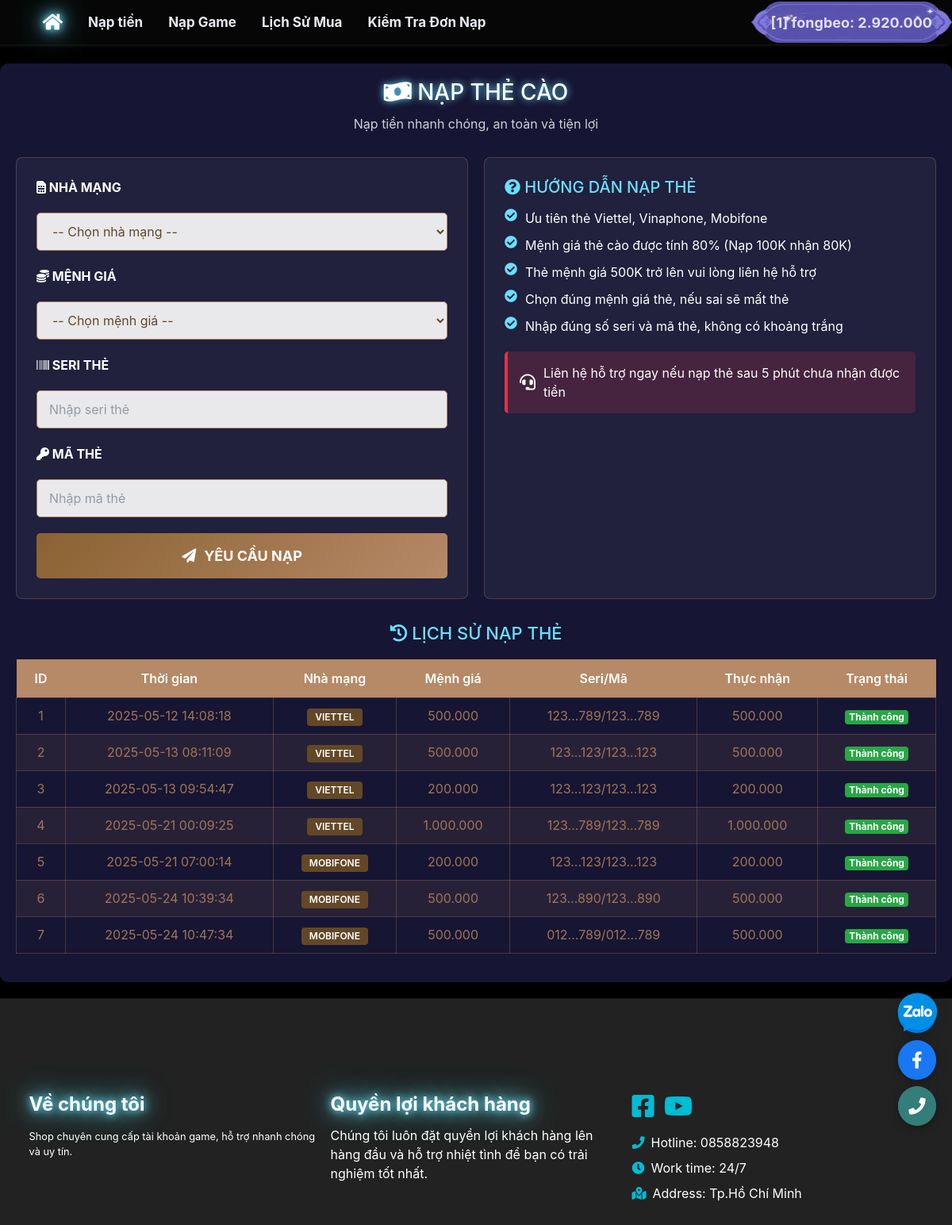
/public/client/Recharge.php (signed in), run on the app's committed database.
### tables this page shows
CREATE TABLE `users` (
  `id` int(11) NOT NULL,
  `username` varchar(255) DEFAULT NULL,
  `password` varchar(255) DEFAULT NULL,
  `token` varchar(255) DEFAULT NULL,
  `money` int(11) DEFAULT 0,
  `level` varchar(255) DEFAULT NULL,
  `banned` int(11) DEFAULT 0,
  `createdate` datetime DEFAULT NULL,
  `email` varchar(255) DEFAULT NULL,
  `total_money` int(11) DEFAULT 0
);

CREATE TABLE `cards` (
  `id` int(11) NOT NULL,
  `code` varchar(32) DEFAULT NULL,
  `username` varchar(255) NOT NULL,
  `loaithe` varchar(32) NOT NULL,
  `menhgia` int(11) NOT NULL,
  `thucnhan` int(11) DEFAULT 0,
  `seri` text DEFAULT NULL,
  `pin` text DEFAULT NULL,
  `createdate` datetime NOT NULL,
  `status` varchar(32) NOT NULL,
  `note` text DEFAULT NULL,
  `deletedate` varchar(255) DEFAULT NULL
);

### config/config.php (called while the page is built, shortened)
<?php
require_once(__DIR__ . "/function.php");
?>
<?php
class CMSNT
{
    private $ketnoi;
    function connect()
    {
        if (!$this->ketnoi)
        {
            $this->ketnoi = mysqli_connect('localhost', 'root', '', 'shopgame') or die ('Chưa kết nối đến DATABASE');
            mysqli_query($this->ketnoi, "set names 'utf8'");
        }
    }
    function get_list($sql)
    {
        $result = mysqli_query($this->ketnoi, $sql);
        $return = array();
        while ($row = mysqli_fetch_assoc($result))
        {
            $return[] = $row;
        }
        return $return;
    }
    function get_row($sql)
    {
        $result = mysqli_query($this->ketnoi, $sql);
        $row = mysqli_fetch_assoc($result);
        if ($row)
        {
            return $row;
        }
        return false;
    }
}
if(isset($_SESSION['username']))
{
    $CMSNT = new CMSNT;
    $getUser = $CMSNT->get_row(" SELECT * FROM users WHERE username = '".$_SESSION['username']."' ");
}
else
{
    $my_level = NULL;
    $my_money = 0;
}

### public/client/Recharge.php (the view, shortened to what this page needs)
<?php
    require_once("../../config/config.php");
    require_once("../../config/function.php");
    require_once("../../public/client/Header.php");
    require_once("../../public/client/Nav.php");
?>
<div class="recharge-container">
    <div class="recharge-header">
        <h2><i class="fas fa-money-bill-wave"></i> NẠP THẺ CÀO</h2>
        <p>Nạp tiền nhanh chóng, an toàn và tiện lợi</p>
    </div>
    <div class="recharge-form-container">
        <div class="recharge-form">
            <div class="form-group">
                <label for="loaithe"><i class="fas fa-sim-card"></i> NHÀ MẠNG</label>
                <select class="form-control" id="loaithe" required>
                    <option value="">-- Chọn nhà mạng --</option>
                </select>
            </div>
            <div class="form-group">
                <label for="menhgia"><i class="fas fa-coins"></i> MỆNH GIÁ</label>
                <select class="form-control" id="menhgia" required>
                    <option value="">-- Chọn mệnh giá --</option>
                </select>
            </div>
            <div class="form-group">
                <label for="seri"><i class="fas fa-barcode"></i> SERI THẺ</label>
                <input type="text" class="form-control" id="seri" placeholder="Nhập seri thẻ">
            </div>
            <div class="form-group">
                <label for="pin"><i class="fas fa-key"></i> MÃ THẺ</label>
                <input type="text" class="form-control" id="pin" placeholder="Nhập mã thẻ">
            </div>
            <button id="NapThe" class="btn-recharge">
                <i class="fas fa-paper-plane"></i> YÊU CẦU NẠP
            </button>
        </div>
        <div class="recharge-guide">
            <h3><i class="fas fa-question-circle"></i> HƯỚNG DẪN NẠP THẺ</h3>
            <ul class="guide-list">
                <li><i class="fas fa-check-circle"></i> Ưu tiên thẻ Viettel, Vinaphone, Mobifone</li>
                <li><i class="fas fa-check-circle"></i> Mệnh giá thẻ cào được tính 80% (Nạp 100K nhận 80K)</li>
                <li><i class="fas fa-check-circle"></i> Thẻ mệnh giá 500K trở lên vui lòng liên hệ hỗ trợ</li>
                <li><i class="fas fa-check-circle"></i> Chọn đúng mệnh giá thẻ, nếu sai sẽ mất thẻ</li>
                <li><i class="fas fa-check-circle"></i> Nhập đúng số seri và mã thẻ, không có khoảng trắng</li>
            </ul>
            <div class="support-notice">
                <i class="fas fa-headset"></i> Liên hệ hỗ trợ ngay nếu nạp thẻ sau 5 phút chưa nhận được tiền
            </div>
        </div>
    </div>
    <div class="recharge-history">
        <h3><i class="fas fa-history"></i> LỊCH SỬ NẠP THẺ</h3>
        <div class="table-responsive">
            <table id="datatable" class="table table-hover">
                <thead>
                    <tr>
                        <th>ID</th>
                        <th>Thời gian</th>
                        <th>Nhà mạng</th>
                        <th>Mệnh giá</th>
                        <th>Seri/Mã</th>
                        <th>Thực nhận</th>
                        <th>Trạng thái</th>
                    </tr>
                </thead>
                <tbody>
                    <?php
                    $i = 1;
                    foreach($CMSNT->get_list(" SELECT * FROM `cards` WHERE `username` = '".$getUser['username']."' ORDER BY id ASC ") as $row){
                    ?>
                    <tr>
                        <td><?=$i++;?></td>
                        <td><?=$row['createdate'];?></td>
                        <td><span class="badge badge-carrier"><?=$row['loaithe'];?></span></td>
                        <td><?=format_cash($row['menhgia']);?></td>
                        <td><?=substr($row['seri'], 0, 3).'...'.substr($row['seri'], -3);?>/<?=substr($row['pin'], 0, 3).'...'.substr($row['pin'], -3);?></td>
                        <td><?=format_cash($row['thucnhan']);?></td>
                        <td><?=status($row['status']);?></td>
                    </tr>
                    <?php }?>
                </tbody>
            </table>
        </div>
    </div>
</div>
<?php
    require_once("../../public/client/Footer.php");
?>

### public/client/Nav.php (shortened to what this page needs)
<?php
require_once(__DIR__ . "/Header.php")
?>
<div class="wrapper">
    <nav class="main-header navbar navbar-expand-md nav-header mb-4">
        <div class="container">
            <div class="collapse navbar-collapse order-3" id="navbarCollapse">
                <ul class="navbar-nav">
                    <li class="nav-item">
                        <a href="/index.php" class="nav-link menu-header shine-active"><i class="ficon fa-lg fa fa-home"></i></a>
                    </li>
                    <li class="nav-item dropdown" id="topUp_balance">
                        <a href="#" data-toggle="dropdown" aria-haspopup="true" aria-expanded="false" class="nav-link dropdown-toggle menu-header ">Nạp tiền</a>
                    </li>
                    <?php
                        $recharge_category = $CMSNT->get_row("SELECT * FROM category WHERE title = 'DỊCH VỤ NẠP GAME'");
                        $recharge_anchor = $recharge_category ? strtolower(str_replace(' ', '_', $recharge_category['title'])) : 'recharge_service';
                    ?>
                    <li class="nav-item">
                        <a href="../../index.php#<?=$recharge_anchor?>" class="nav-link menu-header">Nạp Game</a>
                    </li>
                    <li class="nav-item dropdown">
                        <a href="#" data-toggle="dropdown" aria-haspopup="true" aria-expanded="false" class="nav-link dropdown-toggle menu-header">Lịch Sử Mua</a>
                    </li>
                    <li class="nav-item">
                         <a href="<?= empty($_SESSION['username']) ? '/public/client/Login.php' : '/public/client/HistoryRecharge.php'; ?>" class="nav-link menu-header">Kiểm Tra Đơn Nạp</a>
                    </li>
                </ul>
            </div>
            <ul class="order-1 order-md-3 navbar-nav navbar-no-expand ml-auto" style="position: absolute;right: 0px;">
                <?php if(empty($_SESSION['username'])) { ?>
                    <li class="nav-item">
                        <a href="/public/client/Register.php"><button class="btn-pretty">Đăng ký</button></a>
                    </li>
                    <li class="nav-item">
                        <a href="/public/client/Login.php"><button class="btn-pretty">Đăng nhập</button></a>
                    </li>
                <?php } else {?>
                    <li class="nav-item">
                        <span class="mt-2">
                            <a href="#" class="dropdown-toggle" data-toggle="dropdown" aria-haspopup="true" aria-expanded="false">
                                <button class="btn-pretty-user">
                                    [<?= $getUser['id']; ?>] <?= $_SESSION['username']; ?>: <?= format_cash($getUser['money']); ?>
                                </button>
                            </a>
                        </span>
                    </li>
                <?php }?>
            </ul>
        </div>
    </nav>

### config/function.php (shortened to what this page needs)
<?php
function format_cash($price)
{
    return str_replace(",", ".", number_format($price));
}
function status($data)
{
    if ($data == 'xuly'){
        $show = '<span class="badge badge-info">Đang xử lý</span>';
    }
    else if ($data == 'hoantat'){
        $show = '<span class="badge badge-success">Hoàn tất</span>';
    }
    else if ($data == 'hoanthanh'){
        $show = '<span class="badge badge-success">Thành công</span>';
    }
    return $show;
}

### styles/styles1.css (style rules this page uses)
body { background: #000 url(https://pbs.twimg.com/media/GjRPWT7acAArpEw?format=jpg&name=small) no-repeat fixed; background-size: cover; }
.nav-header { background-color: rgb(8 8 8 / 79%); }
.main-header { position: sticky; top: 0; box-shadow: 3px 3px 8px rgb(0 0 0 / 23%), -5px -5px 8px #fdfcfc; font-size: 17px; }
.menu-header { color: #e9ebf1; font-weight: bold; }
.shine-active { text-shadow: 0 0 10px #69e0ff, 0 0 20px #69e0ff, 0 0 40px #69e0ff; color: #fff; font-weight: bold; font-size: 17px; }
table, th, td { border-bottom: 1px solid #E2E2E2; }
th, td { border: 1px solid rgb(215 201 189) !important; color: rgb(161 117 84); }
.dropdown-toggle::after { display: none; }

### public/client/Nav.php (style rules this page uses)
.btn-pretty-user { display: inline-flex; align-items: center; justify-content: center; padding: 0 25px; height: 52px; font-size: 18px; font-weight: bold; color: #e4defe; white-space: nowrap; background: url(/assets/img/genshi/img/btn_pretty.webp) no-repeat center center; background-size: 100% 100%; border: none; border-radius: 6px; }

### public/client/Recharge.php (style rules this page uses)
.recharge-container { max-width: 1200px; margin: 20px auto; padding: 20px; background: rgba(27, 25, 60, 0.85); border-radius: 10px; box-shadow: 0 5px 25px rgba(0,0,0,0.2); }
.recharge-header { text-align: center; margin-bottom: 30px; color: #fff; }
.recharge-header h2 { font-size: 28px; margin-bottom: 10px; text-shadow: 0 0 10px #69e0ff; }
.recharge-header p { font-size: 16px; opacity: 0.8; }
.recharge-form-container { display: flex; gap: 20px; margin-bottom: 30px; }
.recharge-form { flex: 1; background: rgba(255,255,255,0.05); padding: 25px; border-radius: 8px; border: 1px solid rgba(182, 137, 103, 0.3); }
.recharge-guide { flex: 1; background: rgba(255,255,255,0.05); padding: 25px; border-radius: 8px; border: 1px solid rgba(182, 137, 103, 0.3); }
.recharge-guide h3 { color: #69e0ff; margin-bottom: 15px; font-size: 20px; }
.guide-list { list-style: none; padding: 0; margin-bottom: 20px; }
.guide-list li { margin-bottom: 10px; color: #fff; display: flex; align-items: flex-start; }
.guide-list i { margin-right: 10px; color: #69e0ff; }
.support-notice { background: rgba(220, 53, 69, 0.2); border-left: 4px solid #dc3545; padding: 15px; border-radius: 5px; color: #fff; display: flex; align-items: center; }
.support-notice i { margin-right: 10px; font-size: 20px; }
.form-group { margin-bottom: 20px; }
.form-group label { display: block; margin-bottom: 20px; color: #fff; font-weight: 500; }
.form-control { width: 100%; padding: 12px 15px; background: rgba(255,255,255,0.9); border: 1px solid #b68967; border-radius: 5px; color: #634827; font-size: 16px; transition: all 0.3s; height: 48px; }
.btn-recharge { width: 100%; padding: 15px; background: linear-gradient(135deg, #8a6232, #b68967); border: none; border-radius: 5px; color: white; font-size: 18px; font-weight: bold; cursor: pointer; transition: all 0.3s; display: flex; align-items: center; justify-content: center; gap: 10px; margin-top: 20px; }
.recharge-history { margin-top: 30px; }
.recharge-history h3 { color: #69e0ff; margin-bottom: 20px; font-size: 22px; text-align: center; }
#datatable { width: 100% !important; color: #fff; }
#datatable thead th { background-color: #b68967; color: white; font-weight: 600; border: none !important; padding: 12px 15px; text-align: center; }
#datatable tbody td { border-color: rgba(182, 137, 103, 0.3) !important; padding: 10px 15px; vertical-align: middle; text-align: center; }
#datatable tbody tr:nth-child(even) { background-color: rgba(182, 137, 103, 0.1); }
.badge-carrier { padding: 5px 10px; border-radius: 4px; font-weight: 600; background: #634827; color: white; }

### public/client/Footer.php (style rules this page uses)
html, body { height: 100%; margin: 0; }
body { display: flex; flex-direction: column; min-height: 100vh; }
.wrapper { flex: 1 0 auto; }

### data on the page
users: id "1", money "2.920.000"
cards: createdate "2025-05-12 14:08:18", loaithe "VIETTEL", menhgia "500.000", seri "123", seri "789", pin "123", pin "789", thucnhan "500.000", status "Thành công"
cards: createdate "2025-05-13 08:11:09", loaithe "VIETTEL", menhgia "500.000", seri "123", pin "123", thucnhan "500.000", status "Thành công"
cards: createdate "2025-05-13 09:54:47", loaithe "VIETTEL", menhgia "200.000", seri "123", pin "123", thucnhan "200.000", status "Thành công"
cards: createdate "2025-05-21 00:09:25", loaithe "VIETTEL", menhgia "1.000.000", seri "123", seri "789", pin "123", pin "789", thucnhan "1.000.000", status "Thành công"
cards: createdate "2025-05-21 07:00:14", loaithe "MOBIFONE", menhgia "200.000", seri "123", pin "123", thucnhan "200.000", status "Thành công"
cards: createdate "2025-05-24 10:39:34", loaithe "MOBIFONE", menhgia "500.000", seri "123", seri "890", pin "123", pin "890", thucnhan "500.000", status "Thành công"
cards: createdate "2025-05-24 10:47:34", loaithe "MOBIFONE", menhgia "500.000", seri "012", seri "789", pin "012", pin "789", thucnhan "500.000", status "Thành công"

### other printed values
$_SESSION['username'] "fongbeo"
